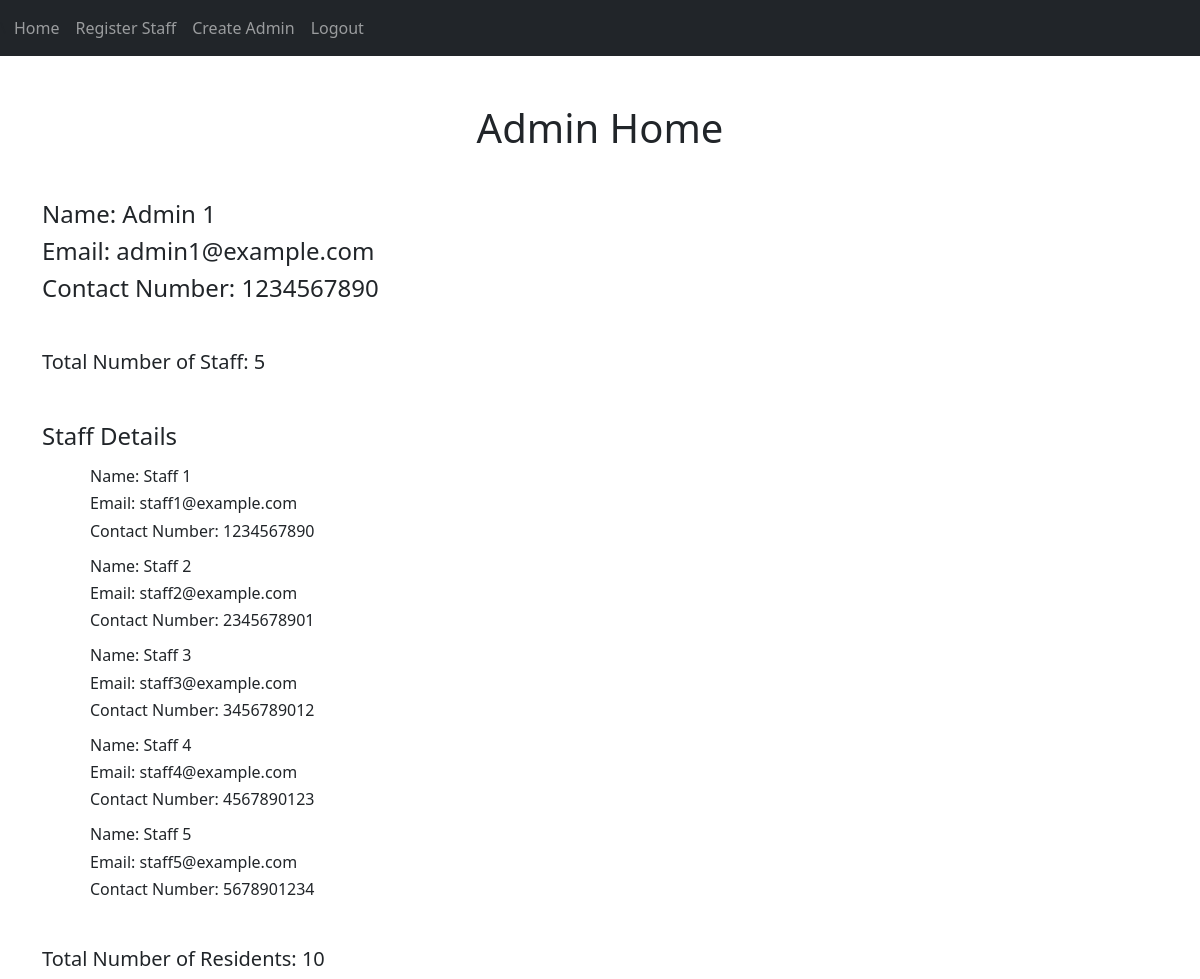
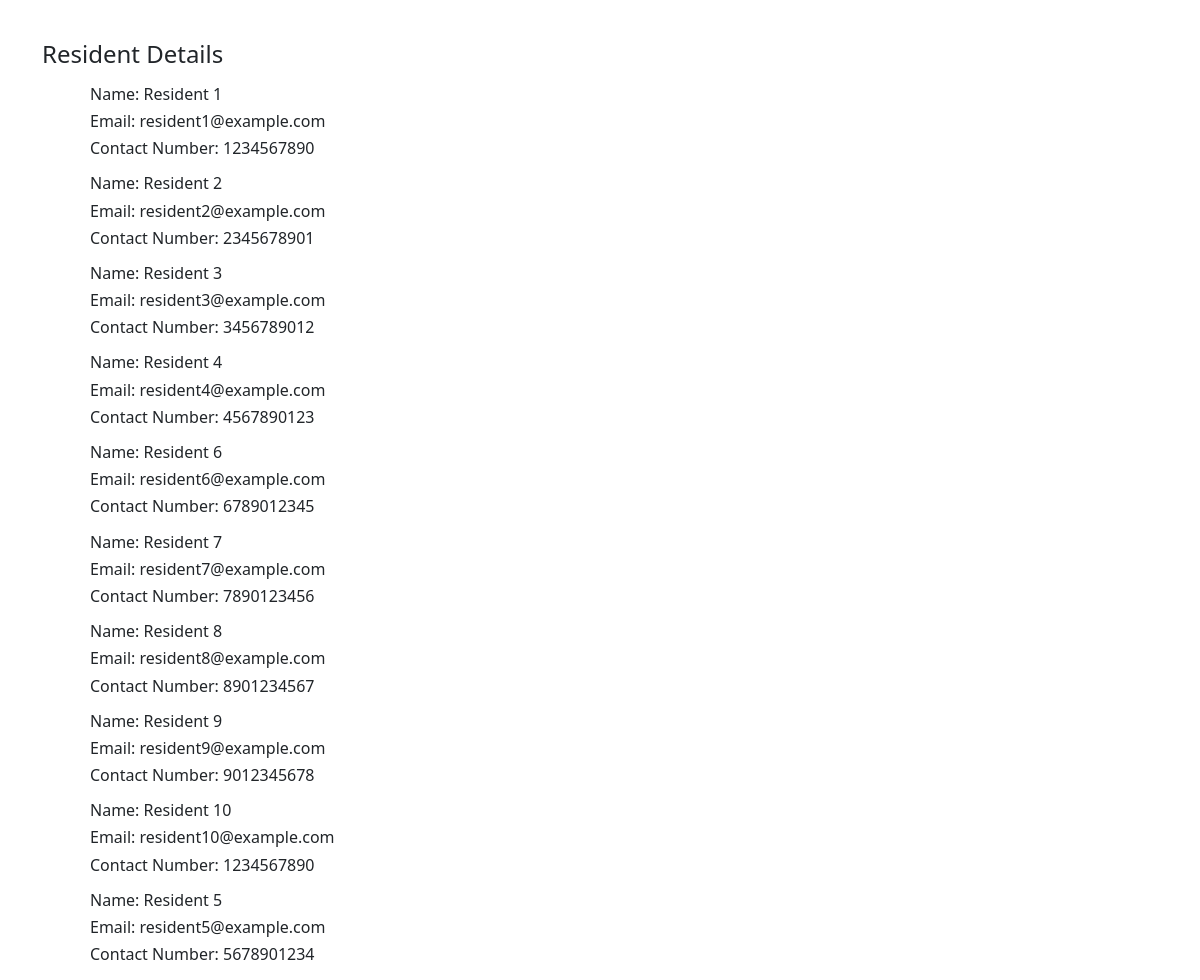
The app's page /admin-home (signed in) with its own data (2 pictures, top to bottom).
### website/models.py (models this page shows)
class Admin(db.Model, UserMixin):
    id=db.Column(db.Integer, primary_key=True)
    email=db.Column(db.String(150), unique=True)
    name = db.Column(db.String(150))
    contactNo = db.Column(db.String(10))
    role=db.Column(db.String(10))

class Staff(db.Model, UserMixin):
    id=db.Column(db.Integer, primary_key=True)
    email=db.Column(db.String(150), unique=True)
    name = db.Column(db.String(150))
    contactNo = db.Column(db.String(10))
    residents=db.relationship('User')
    role=db.Column(db.String(10))

class User(db.Model, UserMixin):
    id=db.Column(db.Integer, primary_key=True)
    email=db.Column(db.String(150), unique=True)
    staffId=db.Column(db.Integer, db.ForeignKey('staff.id'))
    name = db.Column(db.String(150))
    age=db.Column(db.String(5))
    contactNo = db.Column(db.String(10))
    role=db.Column(db.String(10))
    notes=db.relationship('Note')
    requests=db.relationship('Requests')
    family=db.relationship('Family')
    activity=db.relationship('Activity')

### website/views.py (the view)
@views.route('/admin-home', methods=['GET','POST'])
@login_required
def adminHome():
    print(current_user.name)
    res = db.session.execute(text('select email from Log where Log.id=:id'), {'id': current_user.id})
    email = res.fetchone()[0]
    user = Admin.query.filter_by(email=email).first()
    print(user.name)
    print(user)
    staffNumber=db.session.execute(text('select count(*) from Staff')).scalar()
    residentNumber=db.session.execute(text('select count(*) from User')).scalar()
    staffDetails=db.session.execute(text('select name, email, contactNo from staff')).fetchall()
    residentDetails=db.session.execute(text('select name, email, contactNo from user')).fetchall()
    return render_template("adminHome.html", user=user, role="admin", staffNumber=staffNumber, residentNumber=residentNumber, staffDetails=staffDetails, residentDetails=residentDetails)

### website/__init__.py (called while the page is built)
def create_app():
    app=Flask(__name__)
    app.config['SESSION_TYPE'] = 'filesystem'
    app.config['SECRET_KEY']=os.getenv("SECRET_KEY")
    app.config['SQLALCHEMY_DATABASE_URI']=f'sqlite:///{DB_NAME}'
    db.init_app(app)
    from .views import views
    from .auth import auth
    app.register_blueprint(views, url_prefix='/')
    app.register_blueprint(auth, url_prefix='/auth/')
    from .models import User, Note, Requests, Family,Log,Admin, Staff
    with app.app_context():
        db.create_all()
        print("Database Created!")
    login_manager = LoginManager()
    login_manager.login_view='auth.login'
    login_manager.init_app(app)
    @login_manager.user_loader
    def load_user(id_):
        user_type = db.session.execute(text('select role from log where id=:id'),{'id': id_})
        print(user_type.fetchone()[0])
        return Log.query.get(int(id_))
    return app

### website/templates/adminHome.html
{% extends "base.html" %} {% block title %}Admin Home{% endblock %} {%block content%}
<h1 class="my-5" align="center">Admin Home</h1>
<h4>Name: {{user.name}}</h4>
<h4>Email: {{user.email}}</h4>
<h4>Contact Number: {{user.contactNo}}</h4>
<h5 class="my-5 ">Total Number of Staff: {{staffNumber}}</h5>
<h4 class="mt-5">Staff Details</h4>
{% for staff in staffDetails%}
    <div class="my-3 mx-5">
        <h6>Name: {{staff[0]}}</h6>
        <h6>Email: {{staff[1]}}</h6>
        <h6>Contact Number: {{staff[2]}}</h6>
    </div>
{% endfor %}
<h5 class="my-5">Total Number of Residents: {{residentNumber}}</h5>
<h4 class="mt-5">Resident Details</h4>
{% for resident in residentDetails%}
    <div class="my-3 mx-5">
        <h6>Name: {{resident[0]}}</h6>
        <h6>Email: {{resident[1]}}</h6>
        <h6>Contact Number: {{resident[2]}}</h6>
    </div>
{% endfor %}
{%endblock%}

### website/templates/base.html (shortened to what this page needs)
<!DOCTYPE html>
<html lang="en">
<head>
    <link href="https://cdn.jsdelivr.net/npm/bootstrap@5.3.2/dist/css/bootstrap.min.css" rel="stylesheet">
    <link
      rel="stylesheet"
      href="https://stackpath.bootstrapcdn.com/font-awesome/4.7.0/css/font-awesome.min.css"
    />
</head>
<body>
    <nav class="navbar navbar-expand-lg navbar-dark bg-dark">\
        <div class="collapse navbar-collapse" id="navbar">
            <div class="navbar-nav">
                {% if user.is_authenticated %}
                    {% if user.role == "admin" %}
                        <a href="/admin-home" class="nav-item nav-link" id ="home">Home</a>
                        <a href="auth/registerStaff" class="nav-item nav-link" id ="home">Register Staff</a>
                        <a href="/auth/signup" class="nav-item nav-link" id ="signup">Create Admin</a>
                    {% endif %}
                    <a href="/auth/logout" class="nav-item nav-link" id ="logout">Logout</a>
                {%else%}
                    <a href="/auth/login" class="nav-item nav-link" id ="login">Login</a>
                    <a href="/auth/signup" class="nav-item nav-link" id ="signup">Signup</a>
                {%endif%}
            </div>
        </div>
    </nav>
    <div class="container">
        {%block content%}
        {%endblock%}
    </div>
</body>
</html>

### records on screen
Admin: name "Admin 1", email "admin1@example.com", contactNo "1234567890"
Staff: name "Staff 1", email "staff1@example.com", contactNo "1234567890"
Staff: name "Staff 2", email "staff2@example.com", contactNo "2345678901"
Staff: name "Staff 3", email "staff3@example.com", contactNo "3456789012"
Staff: name "Staff 4", email "staff4@example.com", contactNo "4567890123"
Staff: name "Staff 5", email "staff5@example.com", contactNo "5678901234"
User: name "Resident 1", email "resident1@example.com", contactNo "1234567890"
User: name "Resident 2", email "resident2@example.com", contactNo "2345678901"
User: name "Resident 3", email "resident3@example.com", contactNo "3456789012"
User: name "Resident 4", email "resident4@example.com", contactNo "4567890123"
User: name "Resident 6", email "resident6@example.com", contactNo "6789012345"
User: name "Resident 7", email "resident7@example.com", contactNo "7890123456"
User: name "Resident 8", email "resident8@example.com", contactNo "8901234567"
User: name "Resident 9", email "resident9@example.com", contactNo "9012345678"
User: name "Resident 10", email "resident10@example.com", contactNo "1234567890"
User: name "Resident 5", email "resident5@example.com", contactNo "5678901234"

### other values on screen
{{ staffNumber }} "5"
{{ residentNumber }} "10"
